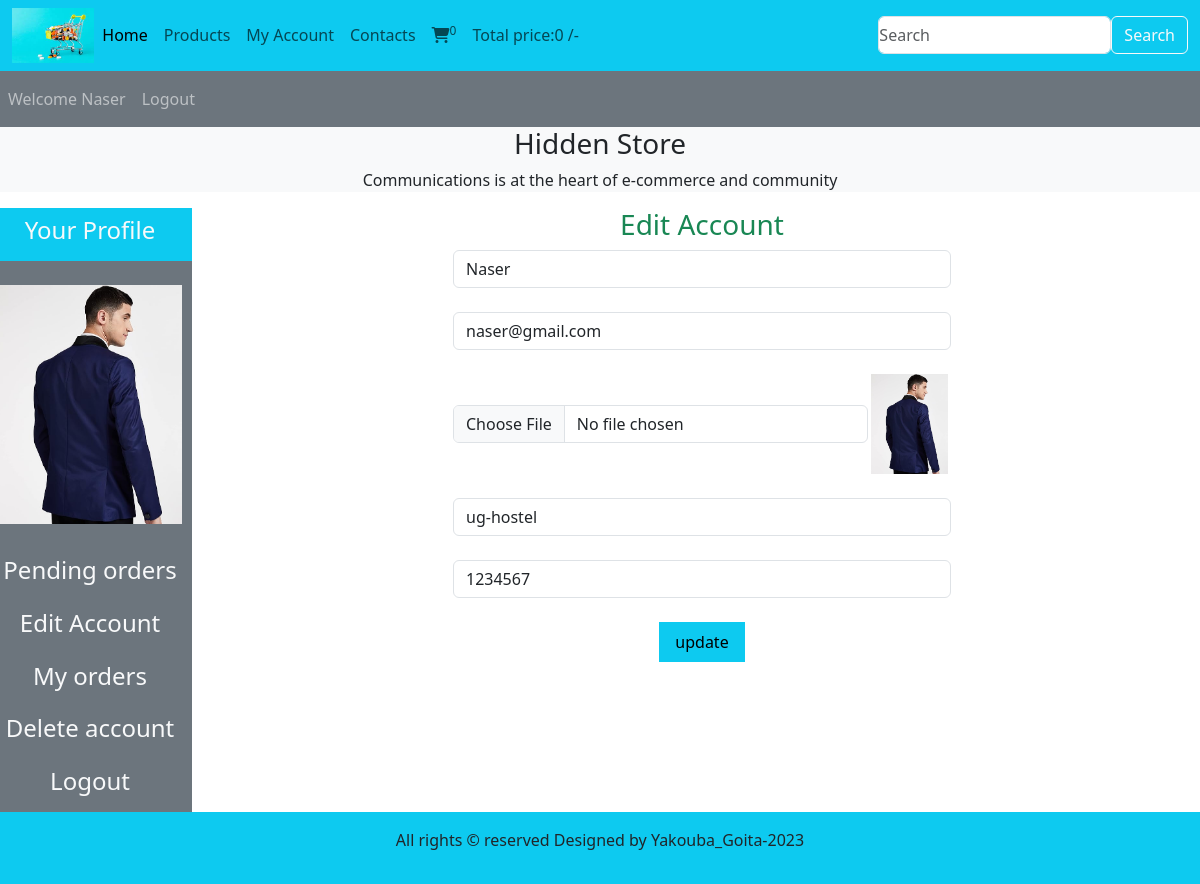
/users_area/profile.php?edit_account (signed in), run on the app's committed database.
### tables this page shows
CREATE TABLE `user_table` (
  `user_id` int(11) NOT NULL,
  `username` varchar(255) NOT NULL,
  `user_email` varchar(255) NOT NULL,
  `user_password` varchar(255) NOT NULL,
  `user_image` varchar(255) NOT NULL,
  `user_ip` varchar(255) NOT NULL,
  `user_address` varchar(255) NOT NULL,
  `user_mobile` varchar(255) NOT NULL
);

### users_area/edit_account.php (the view, shortened to what this page needs)
<?php
include('../includes/connect.php');
if(isset($_GET['edit_account'])){
  $user_session_name = $_SESSION['username'] ?? '';
  $select_query = "SELECT * FROM `user_table` WHERE username='$user_session_name'";
  $result_query = mysqli_query($con, $select_query);
  $row_fetch = mysqli_fetch_assoc($result_query);
  $username = $row_fetch['username'] ?? '';
  $user_email = $row_fetch['user_email'] ?? '';
  $user_address = $row_fetch['user_address'] ?? '';
  $user_mobile = $row_fetch['user_mobile'] ?? '';
  $user_image = $row_fetch['user_image'] ?? '';
}
?>
<!DOCTYPE html>
<html lang="en">
<head>
</head>
<body>
      <h3 class="text-center text-success">Edit Account</h3>
      <form action=""  method="post" enctype="multipart/form-data" class="text-center">
          <div class="form-outline mb-4">
               <input type="text" class="form-control w-50 m-auto" value="<?php echo $username ?>" name="username">
          </div>
          <div class="form-outline mb-4">
             <input type="email" class="form-control w-50 m-auto" value="<?php echo $user_email ?>" name="user_email">
          </div>
          <div class="form-outline mb-4 d-flex w-50 m-auto">
             <input type="file" class="form-control m-auto" name="user_image">
             <img src="./user_images/<?php echo $user_image; ?>" alt="" class="edit_image" style="max-width: 100px;">
          </div>
          <div class="form-outline mb-4">
               <input type="text" class="form-control w-50 m-auto" value="<?php echo $user_address ?>" name="user_address">
          </div>
          <div class="form-outline mb-4">
               <input type="text" class="form-control w-50 m-auto" value="<?php echo $user_mobile ?>" name="user_mobile">
          </div>
          <input type="submit" value="update" class="bg-info py-2 px-3 border-0" name="user_update">
      </form>
</body>
</html>

### users_area/profile.php (shortened to what this page needs)
<?php
include('../functions/common_function.php');
?>
<!DOCTYPE html>
<html lang="en">
<head>
    <link href="https://cdn.jsdelivr.net/npm/bootstrap@5.3.2/dist/css/bootstrap.min.css" rel="stylesheet"
>
    <link rel="stylesheet" href="https://cdnjs.cloudflare.com/ajax/libs/font-awesome/6.5.1/css/all.min.css"
 />
    <link rel="stylesheet" href="../style.css">
</head>
<body>
    <div class="container-fluid p-0">
        <nav class="navbar navbar-expand-lg bg-info">
  <div class="container-fluid">
    <img src="../images/logo.jpg" alt="" class="logo">
    <div class="collapse navbar-collapse" id="navbarSupportedContent">
      <ul class="navbar-nav me-auto mb-0 mb-lg-0">
        <li class="nav-item">
          <a class="nav-link active" aria-current="page" href="../index.php">Home</a>
        </li>
        <li class="nav-item">
          <a class="nav-link" href="../display_all.php">Products</a>
        </li>
        <li class="nav-item">
          <a class="nav-link" href="profile.php">My Account</a>
        </li>
        <li class="nav-item">
          <a class="nav-link" href="#">Contacts</a>
        </li>
        <li class="nav-item">
          <a class="nav-link" href="../cart.php"><i class="fa-solid fa-cart-shopping">
          </i><sup><?php cart_item(); ?></sup></a>
        </li>
        <li class="nav-item">
          <a class="nav-link" href="#">Total price:<?php total_cart_price() ;?> /-</a>
        </li>
      </ul>
      <form class="d-flex p-0" action="../search_product.php" method="get">
        <input class="form-control me-0 p-0" type="search" placeholder="Search"
         aria-label="Search" name="search_data">
         <input type="submit" value="Search" class="btn btn-outline-light"
         name="search_data_product">
    </form>
    </div>
  </div>
</nav>
<nav class="navbar navbar-expand-lg navbar-dark bg-secondary">
       <ul class="navbar-nav me-auto">
            <?php
        if(!isset($_SESSION['username'])){
   echo"<li class='nav-item'>
   <a class='nav-link' href='#'>Welcome Guest</a>
 </li>";
 }else{
   echo"<li class='nav-item'>
   <a class='nav-link' href='#'>Welcome ".$_SESSION['username']."</a>
 </li>";}
            if(!isset($_SESSION['username'])){
  echo"<li class='nav-item'>
  <a class='nav-link' href='../users_area/user_login.php'>Login</a>
</li>";
}else{
  echo"<li class='nav-item'>
  <a class='nav-link' href='../users_area/logout.php'>Logout</a>
</li>";}
?>
       </ul>
</nav>
<div class="bg-light">
       <h3 class="text-center">Hidden Store</h3>
       <p class="text-center">Communications is at the heart of
        e-commerce  and community</p>
</div>
<div class="row">
       <div class="col-md-2 p-0">
         <ul class="navbar-nav bg-secondary text-center">
           <li class="nav-item bg-info">
              <a class="nav-link text-light" href="#"><h4>Your Profile</h4></a>
            </li>
              <?php
              if(isset($_SESSION['username'])){
                $username = isset($_SESSION['username']) ? $_SESSION['username'] : '';
                $user_image = "SELECT * FROM `user_table` WHERE username='$username'";
                $result_image = mysqli_query($con, $user_image);
                $row_image = mysqli_fetch_array($result_image);
                $user_image = isset($row_image['user_image']) ? $row_image['user_image'] : 'default_image.jpg';
                echo "<li class='nav-item'>
                         <img src='./user_images/$user_image' class='profile_img my-4' alt=''>
                      </li>";
              }else{
                echo "<li class='nav-item'>
                <img src='./user_images/login1.jpg' class='profile_img my-4' alt=''>
             </li>";
              }
              ?>
            <li class="nav-item">
               <a class="nav-link text-light" href="profile.php"><h4>Pending orders</h4></a>
            </li>
            <li class="nav-item">
              <a class="nav-link text-light" href="profile.php?edit_account"><h4>Edit Account</h4></a>
            </li>
            <li class="nav-item">
              <a class="nav-link text-light" href="profile.php?my_orders"><h4>My orders</h4></a>
            </li>
            <li class="nav-item">
              <a class="nav-link text-light" href="profile.php?delete_account"><h4>Delete account</h4></a>
            </li>
            <li class="nav-item">
              <a class="nav-link text-light" href="logout.php"><h4>Logout</h4></a>
            </li>
         </ul>
       </div>
       <div class="col-md-10">
      <?php get_user_order_details();
      if(isset($_GET['edit_account'])){
        include('edit_account.php');
      }
       ?>
       </div>
</div>
    <?php
      include("../includes/footer.php");
     ?>
</body>
</html>

### style.css (style rules this page uses)
* { margin:0; padding:0; box-sizing: border-box; }
.logo { width:7%; height:7%; }
.profile_img { width:100%; height: 100%; }

### users_area/profile.php (style rules this page uses)
.profile_img { width:90%; margin:auto; display:block; height: 100%; object-fit: contain; }
.edit_image { width: 100px; height: 100px; object-fit: contain; }

### data on the page
user_table: user_image (picture), username "Naser", user_email "naser@gmail.com", user_address "ug-hostel", user_mobile "1234567"

### other printed values
$count_cart_items "0"
$total_price "0"
$_SESSION['username'] "Naser"
